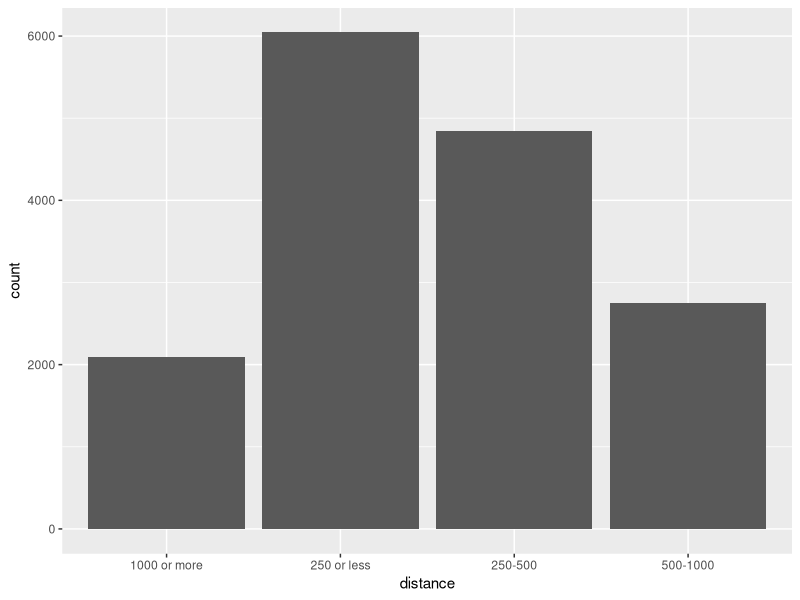
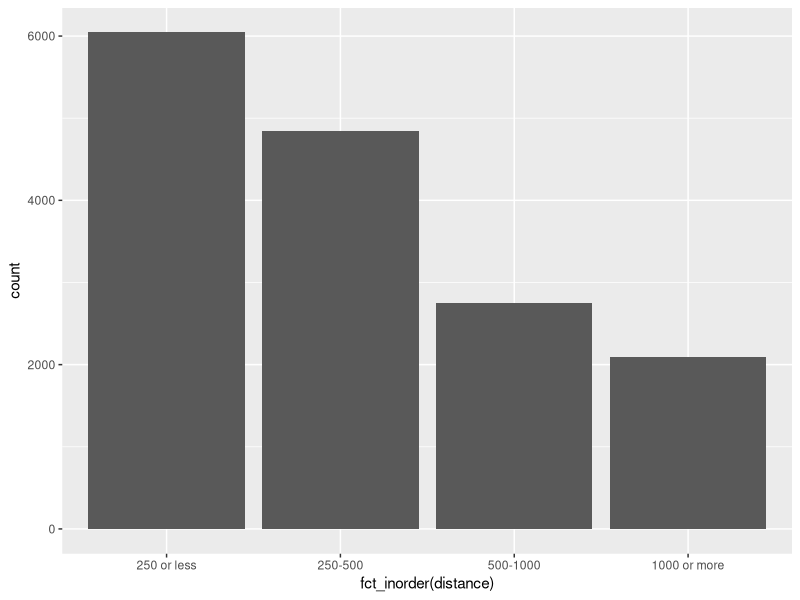
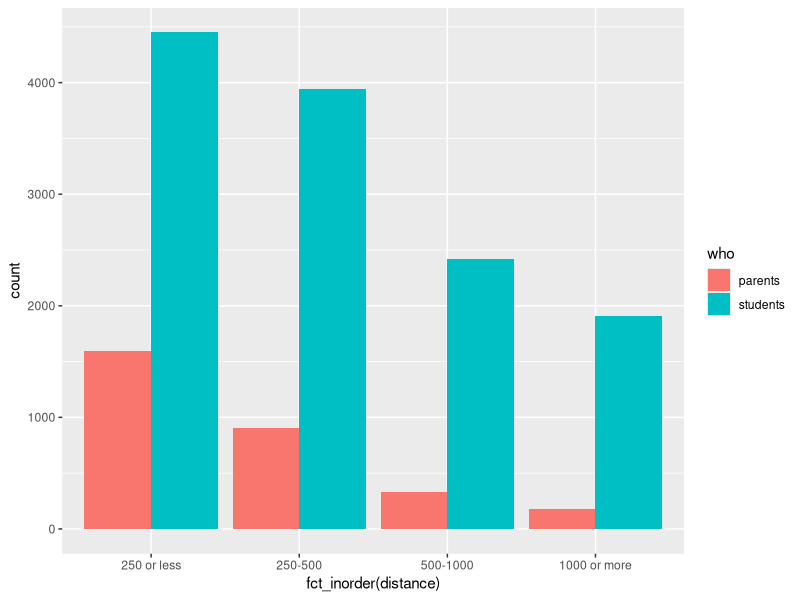
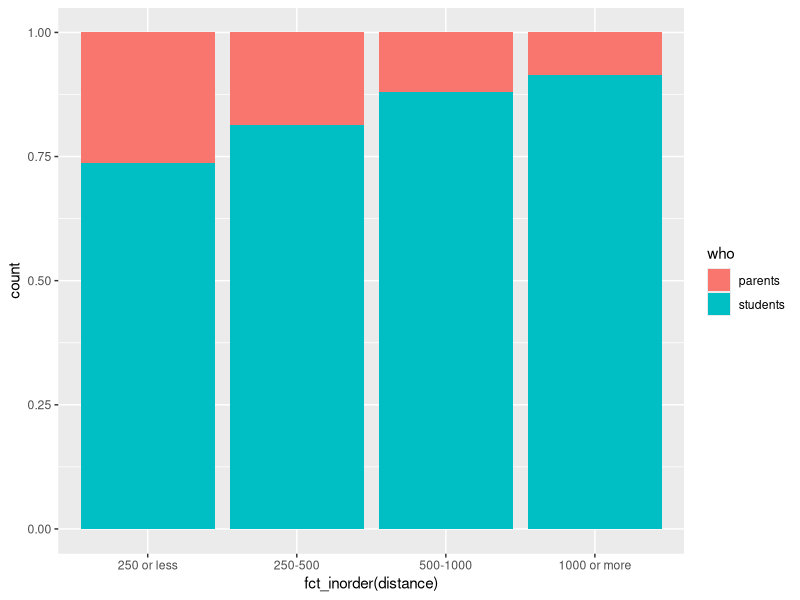
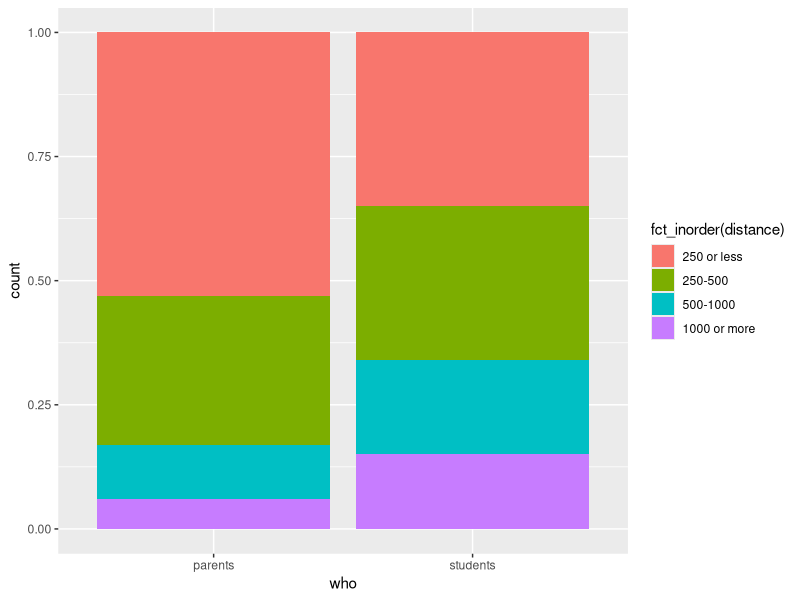
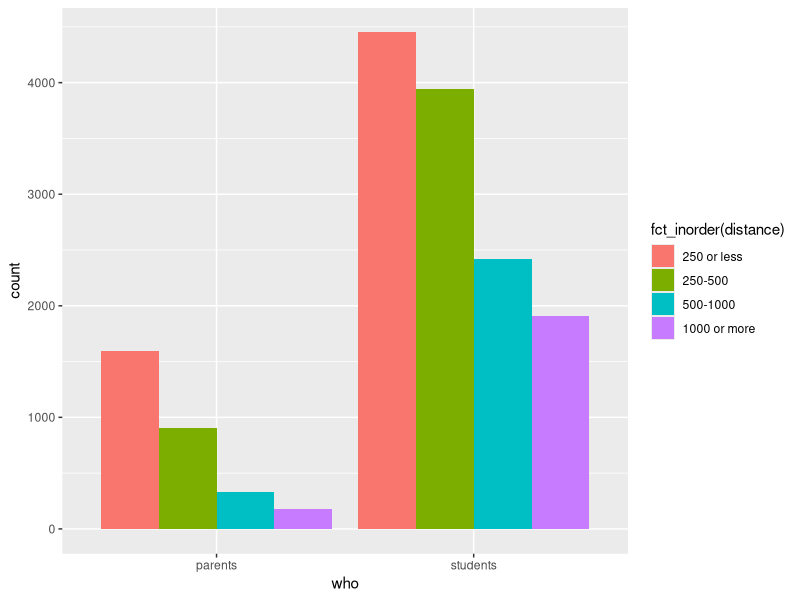

Here is the R script that generated these plots, in order:
## ---- chunk 1
library(tidyverse)
## ---- chunk 2
preferred <- tribble(
  ~distance, ~students, ~parents,
  "250 or less", 4450, 1594,
  "250-500", 3942, 902,
  "500-1000", 2416, 331,
  "1000 or more", 1907, 180
)
preferred
## ---- chunk 3
(preferred %>% select(-parents) %>% uncount(students) %>% mutate(who="students") -> d1)
## ---- chunk 4
(preferred %>% select(-students) %>% uncount(parents) %>% mutate(who="parents") -> d2)
## ---- chunk 5
bind_rows(d1, d2) -> all
all
## ---- chunk 6
write_csv(all, "distance.csv")
## ---- chunk 7
all %>% count(who, distance)
## ---- chunk 8
ggplot(all, aes(x=distance)) + geom_bar()
## ---- chunk 9
ggplot(all, aes(x=fct_inorder(distance))) + geom_bar()
## ---- chunk 10
ggplot(all, aes(x=fct_inorder(distance), fill=who)) + geom_bar(position="dodge")
## ---- chunk 11
ggplot(all, aes(x=fct_inorder(distance), fill=who)) + geom_bar(position="fill")

## ---- chunk 12
ggplot(all, aes(x=who, fill=fct_inorder(distance))) + geom_bar(position="fill")
## ---- chunk 13
ggplot(all, aes(x=who, fill=fct_inorder(distance))) + geom_bar(position="dodge")
